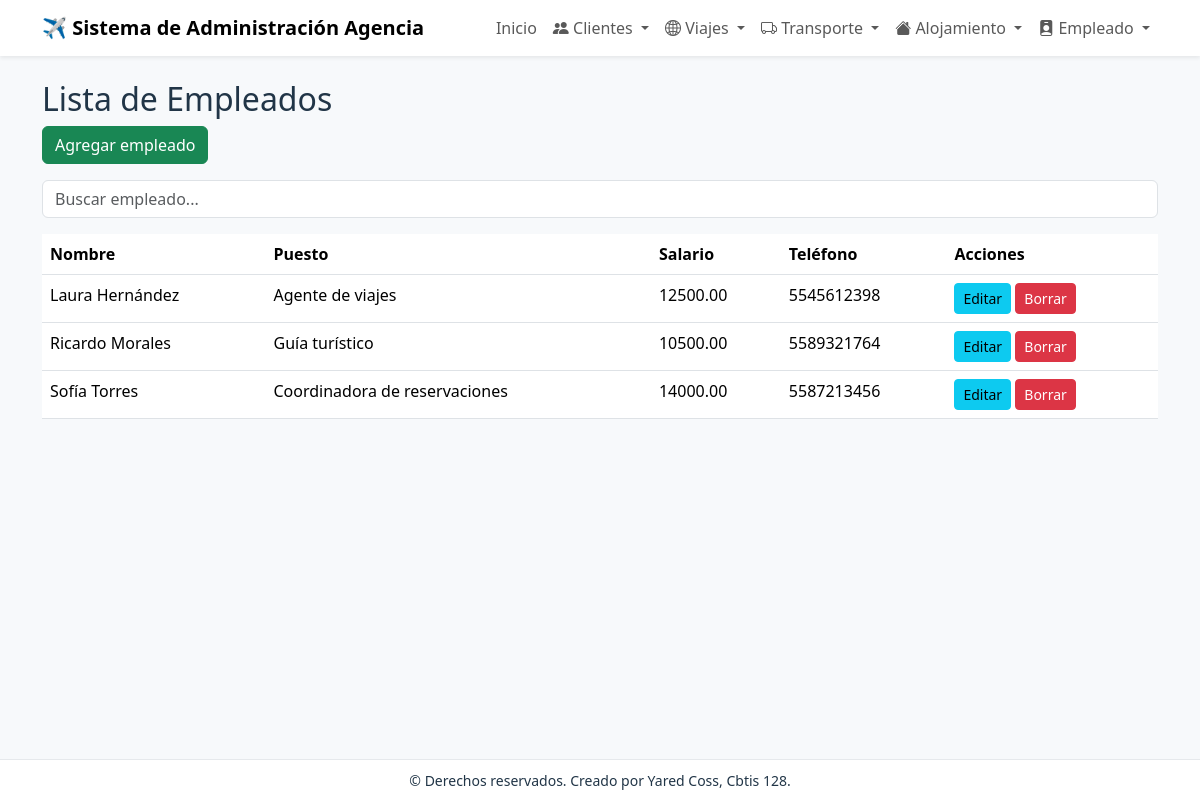
The app's page /empleado/ with its own data.
### app_clientes/models.py (models this page shows, shortened)
class Empleado(models.Model):
    nombre_empleado = models.CharField(max_length=255)
    apellido_empleado = models.CharField(max_length=255)
    puesto = models.CharField(max_length=100)
    salario = models.DecimalField(max_digits=10, decimal_places=2)
    telefono = models.CharField(max_length=50)
    correo = models.EmailField()

### app_clientes/views.py (the view)
# urls.py: path('empleado/', views.ver_empleado, name='ver_empleado'),
def ver_empleado(request):
    busqueda = request.GET.get('busqueda', '')
    empleados = Empleado.objects.filter(
        Q(nombre_empleado__icontains=busqueda) |
        Q(apellido_empleado__icontains=busqueda) |
        Q(puesto__icontains=busqueda)
    ).order_by('apellido_empleado', 'nombre_empleado')
    return render(request, 'empleado/ver_empleado.html', {'empleados': empleados, 'busqueda': busqueda})

### app_clientes/templates/empleado/ver_empleado.html (shortened to what this page needs)
{% extends 'base.html' %}
{% block content %}
<h2>Lista de Empleados</h2>
<a href="{% url 'agregar_empleado' %}" class="btn btn-success mb-3">Agregar empleado</a>
<form method="GET" class="mb-3">
    <input type="text" name="buscar" class="form-control" placeholder="Buscar empleado...">
  </form>
<table class="table table-hover">
  <thead>
    <tr>
      <th>Nombre</th>
      <th>Puesto</th>
      <th>Salario</th>
      <th>Teléfono</th>
      <th>Acciones</th>
    </tr>
  </thead>
  <tbody>
    {% for e in empleados %}
    <tr>
      <td>{{ e.nombre_empleado }} {{ e.apellido_empleado }}</td>
      <td>{{ e.puesto }}</td>
      <td>{{ e.salario }}</td>
      <td>{{ e.telefono }}</td>
      <td>
        <a class="btn btn-sm btn-info" href="{% url 'actualizar_empleado' e.pk %}">Editar</a>
        <a class="btn btn-sm btn-danger" href="{% url 'borrar_empleado' e.pk %}">Borrar</a>
      </td>
    </tr>
    {% empty %}
    <tr><td colspan="5">No hay empleados.</td></tr>
    {% endfor %}
  </tbody>
</table>
{% endblock %}

### app_clientes/templates/base.html (style rules this page uses)
body { background: #f7f9fb; color: #213547; }

### records on screen
Empleado: nombre_empleado "Laura", apellido_empleado "Hernández", puesto "Agente de viajes", salario "12500.00", telefono "5545612398"
Empleado: nombre_empleado "Ricardo", apellido_empleado "Morales", puesto "Guía turístico", salario "10500.00", telefono "5589321764"
Empleado: nombre_empleado "Sofía", apellido_empleado "Torres", puesto "Coordinadora de reservaciones", salario "14000.00", telefono "5587213456"
